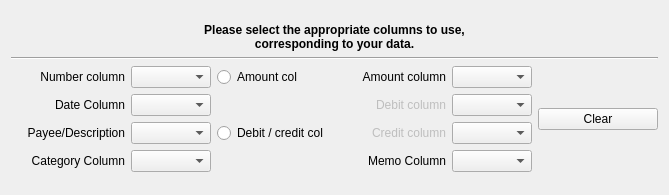
<?xml version="1.0" encoding="UTF-8"?>
<ui version="4.0">
 <class>BankingPage</class>
 <widget class="QWidget" name="BankingPage">
  <property name="geometry">
   <rect>
    <x>0</x>
    <y>0</y>
    <width>669</width>
    <height>195</height>
   </rect>
  </property>
  <property name="minimumSize">
   <size>
    <width>600</width>
    <height>190</height>
   </size>
  </property>
  <property name="maximumSize">
   <size>
    <width>16777215</width>
    <height>230</height>
   </size>
  </property>
  <property name="windowTitle">
   <string>Banking Wizard Page</string>
  </property>
  <layout class="QVBoxLayout" name="verticalLayout_2">
   <item>
    <layout class="QVBoxLayout" name="verticalLayout">
     <item>
      <widget class="QLabel" name="label">
       <property name="sizePolicy">
        <sizepolicy hsizetype="Preferred" vsizetype="Fixed">
         <horstretch>0</horstretch>
         <verstretch>0</verstretch>
        </sizepolicy>
       </property>
       <property name="text">
        <string>&lt;!DOCTYPE HTML PUBLIC &quot;-//W3C//DTD HTML 4.0//EN&quot; &quot;http://www.w3.org/TR/REC-html40/strict.dtd&quot;&gt;
&lt;html&gt;&lt;head&gt;&lt;meta name=&quot;qrichtext&quot; content=&quot;1&quot; /&gt;&lt;style type=&quot;text/css&quot;&gt;
p, li { white-space: pre-wrap; }
&lt;/style&gt;&lt;/head&gt;&lt;body style=&quot; font-family:'Sans'; font-size:9pt; font-weight:400; font-style:normal;&quot;&gt;
&lt;p align=&quot;center&quot; style=&quot; margin-top:0px; margin-bottom:0px; margin-left:0px; margin-right:0px; -qt-block-indent:0; text-indent:0px;&quot;&gt;&lt;span style=&quot; font-weight:600;&quot;&gt;Please select the appropriate columns to use,&lt;/span&gt;&lt;/p&gt;
&lt;p align=&quot;center&quot; style=&quot; margin-top:0px; margin-bottom:0px; margin-left:0px; margin-right:0px; -qt-block-indent:0; text-indent:0px;&quot;&gt;&lt;span style=&quot; font-weight:600;&quot;&gt;corresponding to your data.&lt;/span&gt;&lt;/p&gt;&lt;/body&gt;&lt;/html&gt;</string>
       </property>
      </widget>
     </item>
     <item>
      <widget class="Line" name="line_4">
       <property name="orientation">
        <enum>Qt::Horizontal</enum>
       </property>
      </widget>
     </item>
     <item>
      <layout class="QHBoxLayout" name="horizontalLayout">
       <item>
        <layout class="QGridLayout" name="gridLayout">
         <item row="0" column="0">
          <widget class="QLabel" name="labelBnk_number">
           <property name="minimumSize">
            <size>
             <width>0</width>
             <height>20</height>
            </size>
           </property>
           <property name="maximumSize">
            <size>
             <width>120</width>
             <height>25</height>
            </size>
           </property>
           <property name="font">
            <font>
             <underline>false</underline>
            </font>
           </property>
           <property name="accessibleName">
            <string comment="column containing number field"/>
           </property>
           <property name="text">
            <string comment="column containing number field">Number column</string>
           </property>
           <property name="alignment">
            <set>Qt::AlignRight|Qt::AlignTrailing|Qt::AlignVCenter</set>
           </property>
          </widget>
         </item>
         <item row="0" column="1">
          <widget class="KComboBox" name="comboBoxBnk_numberCol">
           <property name="minimumSize">
            <size>
             <width>50</width>
             <height>0</height>
            </size>
           </property>
           <property name="maximumSize">
            <size>
             <width>80</width>
             <height>16777215</height>
            </size>
           </property>
           <property name="toolTip">
            <string>Select column containing number field.</string>
           </property>
           <property name="editable">
            <bool>false</bool>
           </property>
           <property name="maxVisibleItems">
            <number>12</number>
           </property>
          </widget>
         </item>
         <item row="0" column="2">
          <widget class="QRadioButton" name="radioBnk_amount">
           <property name="minimumSize">
            <size>
             <width>0</width>
             <height>20</height>
            </size>
           </property>
           <property name="maximumSize">
            <size>
             <width>140</width>
             <height>25</height>
            </size>
           </property>
           <property name="font">
            <font>
             <underline>false</underline>
            </font>
           </property>
           <property name="toolTip">
            <string>Select 'Amount' if only one value column, otherwise select 'Debit/credit'.</string>
           </property>
           <property name="whatsThis">
            <string extracomment="Select 'Amount' if only one value column, otherwise select "/>
           </property>
           <property name="accessibleName">
            <string comment="presence of amount column"/>
           </property>
           <property name="text">
            <string comment="presence of amount column">Amount col</string>
           </property>
           <property name="checked">
            <bool>false</bool>
           </property>
          </widget>
         </item>
         <item row="0" column="3">
          <widget class="QLabel" name="labelBnk_amount">
           <property name="enabled">
            <bool>true</bool>
           </property>
           <property name="minimumSize">
            <size>
             <width>0</width>
             <height>20</height>
            </size>
           </property>
           <property name="maximumSize">
            <size>
             <width>110</width>
             <height>25</height>
            </size>
           </property>
           <property name="font">
            <font>
             <underline>false</underline>
            </font>
           </property>
           <property name="accessibleName">
            <string comment="presence of amount column"/>
           </property>
           <property name="text">
            <string comment="location of amount column">Amount column</string>
           </property>
           <property name="alignment">
            <set>Qt::AlignRight|Qt::AlignTrailing|Qt::AlignVCenter</set>
           </property>
          </widget>
         </item>
         <item row="0" column="4">
          <widget class="KComboBox" name="comboBoxBnk_amountCol">
           <property name="minimumSize">
            <size>
             <width>50</width>
             <height>0</height>
            </size>
           </property>
           <property name="maximumSize">
            <size>
             <width>80</width>
             <height>16777215</height>
            </size>
           </property>
           <property name="toolTip">
            <string>Select column containing amount field.</string>
           </property>
           <property name="maxVisibleItems">
            <number>12</number>
           </property>
          </widget>
         </item>
         <item row="1" column="0">
          <widget class="QLabel" name="labelBnk_date">
           <property name="minimumSize">
            <size>
             <width>0</width>
             <height>20</height>
            </size>
           </property>
           <property name="maximumSize">
            <size>
             <width>120</width>
             <height>25</height>
            </size>
           </property>
           <property name="font">
            <font>
             <underline>false</underline>
            </font>
           </property>
           <property name="accessibleName">
            <string comment="column containing date field"/>
           </property>
           <property name="text">
            <string>Date Column</string>
           </property>
           <property name="alignment">
            <set>Qt::AlignRight|Qt::AlignTrailing|Qt::AlignVCenter</set>
           </property>
          </widget>
         </item>
         <item row="1" column="1">
          <widget class="KComboBox" name="comboBoxBnk_dateCol">
           <property name="minimumSize">
            <size>
             <width>50</width>
             <height>0</height>
            </size>
           </property>
           <property name="maximumSize">
            <size>
             <width>80</width>
             <height>16777215</height>
            </size>
           </property>
           <property name="toolTip">
            <string>Select column containing date field.</string>
           </property>
           <property name="maxVisibleItems">
            <number>12</number>
           </property>
          </widget>
         </item>
         <item row="1" column="3">
          <widget class="QLabel" name="labelBnk_debits">
           <property name="enabled">
            <bool>false</bool>
           </property>
           <property name="minimumSize">
            <size>
             <width>0</width>
             <height>20</height>
            </size>
           </property>
           <property name="maximumSize">
            <size>
             <width>110</width>
             <height>25</height>
            </size>
           </property>
           <property name="font">
            <font>
             <underline>false</underline>
            </font>
           </property>
           <property name="accessibleName">
            <string comment="column containing debits field"/>
           </property>
           <property name="text">
            <string comment="location of debit column">Debit column</string>
           </property>
           <property name="alignment">
            <set>Qt::AlignRight|Qt::AlignTrailing|Qt::AlignVCenter</set>
           </property>
          </widget>
         </item>
         <item row="1" column="4">
          <widget class="KComboBox" name="comboBoxBnk_debitCol">
           <property name="minimumSize">
            <size>
             <width>50</width>
             <height>0</height>
            </size>
           </property>
           <property name="maximumSize">
            <size>
             <width>80</width>
             <height>16777215</height>
            </size>
           </property>
           <property name="toolTip">
            <string>Select column containing debit field.</string>
           </property>
           <property name="maxVisibleItems">
            <number>12</number>
           </property>
          </widget>
         </item>
         <item row="2" column="0">
          <widget class="QLabel" name="labelBnk_payee">
           <property name="minimumSize">
            <size>
             <width>0</width>
             <height>20</height>
            </size>
           </property>
           <property name="maximumSize">
            <size>
             <width>130</width>
             <height>25</height>
            </size>
           </property>
           <property name="font">
            <font>
             <underline>false</underline>
            </font>
           </property>
           <property name="accessibleName">
            <string comment="column containing payee or description field"/>
           </property>
           <property name="text">
            <string comment="column containing payee or description field">Payee/Description</string>
           </property>
           <property name="alignment">
            <set>Qt::AlignRight|Qt::AlignTrailing|Qt::AlignVCenter</set>
           </property>
          </widget>
         </item>
         <item row="2" column="1">
          <widget class="KComboBox" name="comboBoxBnk_payeeCol">
           <property name="minimumSize">
            <size>
             <width>50</width>
             <height>0</height>
            </size>
           </property>
           <property name="maximumSize">
            <size>
             <width>80</width>
             <height>16777215</height>
            </size>
           </property>
           <property name="toolTip">
            <string>Select column containing payee or description field.</string>
           </property>
           <property name="maxVisibleItems">
            <number>12</number>
           </property>
          </widget>
         </item>
         <item row="2" column="2">
          <widget class="QRadioButton" name="radioBnk_debCred">
           <property name="minimumSize">
            <size>
             <width>0</width>
             <height>20</height>
            </size>
           </property>
           <property name="maximumSize">
            <size>
             <width>140</width>
             <height>25</height>
            </size>
           </property>
           <property name="font">
            <font>
             <underline>false</underline>
            </font>
           </property>
           <property name="toolTip">
            <string>Select 'Debit/credit' if both columns exist, otherwise select 'Amount'.</string>
           </property>
           <property name="accessibleName">
            <string comment="presence of debit and credit column"/>
           </property>
           <property name="text">
            <string comment="presence of debit/credit columns">Debit / credit col</string>
           </property>
           <property name="checked">
            <bool>false</bool>
           </property>
          </widget>
         </item>
         <item row="2" column="3">
          <widget class="QLabel" name="labelBnk_credits">
           <property name="enabled">
            <bool>false</bool>
           </property>
           <property name="minimumSize">
            <size>
             <width>0</width>
             <height>20</height>
            </size>
           </property>
           <property name="maximumSize">
            <size>
             <width>110</width>
             <height>25</height>
            </size>
           </property>
           <property name="font">
            <font>
             <underline>false</underline>
            </font>
           </property>
           <property name="accessibleName">
            <string comment="column containing credits field"/>
           </property>
           <property name="text">
            <string comment="location of credit column">Credit column</string>
           </property>
           <property name="alignment">
            <set>Qt::AlignRight|Qt::AlignTrailing|Qt::AlignVCenter</set>
           </property>
          </widget>
         </item>
         <item row="2" column="4">
          <widget class="KComboBox" name="comboBoxBnk_creditCol">
           <property name="minimumSize">
            <size>
             <width>50</width>
             <height>0</height>
            </size>
           </property>
           <property name="maximumSize">
            <size>
             <width>80</width>
             <height>16777215</height>
            </size>
           </property>
           <property name="toolTip">
            <string>Select column containing credit field.</string>
           </property>
           <property name="maxVisibleItems">
            <number>12</number>
           </property>
          </widget>
         </item>
         <item row="3" column="0">
          <widget class="QLabel" name="labelBnk_category">
           <property name="minimumSize">
            <size>
             <width>0</width>
             <height>20</height>
            </size>
           </property>
           <property name="maximumSize">
            <size>
             <width>120</width>
             <height>25</height>
            </size>
           </property>
           <property name="font">
            <font>
             <underline>false</underline>
            </font>
           </property>
           <property name="accessibleName">
            <string comment="column containing number field"/>
           </property>
           <property name="text">
            <string comment="column containing number field">Category Column</string>
           </property>
           <property name="alignment">
            <set>Qt::AlignRight|Qt::AlignTrailing|Qt::AlignVCenter</set>
           </property>
          </widget>
         </item>
         <item row="3" column="1">
          <widget class="KComboBox" name="comboBoxBnk_categoryCol">
           <property name="sizePolicy">
            <sizepolicy hsizetype="Preferred" vsizetype="Fixed">
             <horstretch>0</horstretch>
             <verstretch>0</verstretch>
            </sizepolicy>
           </property>
           <property name="minimumSize">
            <size>
             <width>50</width>
             <height>0</height>
            </size>
           </property>
           <property name="maximumSize">
            <size>
             <width>80</width>
             <height>16777215</height>
            </size>
           </property>
           <property name="toolTip">
            <string>Select column containing category field.</string>
           </property>
           <property name="maxVisibleItems">
            <number>12</number>
           </property>
          </widget>
         </item>
         <item row="3" column="3">
          <widget class="QLabel" name="labelBnk_memo">
           <property name="minimumSize">
            <size>
             <width>0</width>
             <height>20</height>
            </size>
           </property>
           <property name="maximumSize">
            <size>
             <width>120</width>
             <height>25</height>
            </size>
           </property>
           <property name="font">
            <font>
             <underline>false</underline>
            </font>
           </property>
           <property name="accessibleName">
            <string comment="column containing date field"/>
           </property>
           <property name="text">
            <string>Memo Column</string>
           </property>
           <property name="alignment">
            <set>Qt::AlignRight|Qt::AlignTrailing|Qt::AlignVCenter</set>
           </property>
          </widget>
         </item>
         <item row="3" column="4">
          <widget class="KComboBox" name="comboBoxBnk_memoCol">
           <property name="sizePolicy">
            <sizepolicy hsizetype="Preferred" vsizetype="Fixed">
             <horstretch>0</horstretch>
             <verstretch>0</verstretch>
            </sizepolicy>
           </property>
           <property name="minimumSize">
            <size>
             <width>50</width>
             <height>0</height>
            </size>
           </property>
           <property name="maximumSize">
            <size>
             <width>80</width>
             <height>16777215</height>
            </size>
           </property>
           <property name="toolTip">
            <string>Select column containing memo field.</string>
           </property>
           <property name="maxVisibleItems">
            <number>12</number>
           </property>
          </widget>
         </item>
        </layout>
       </item>
       <item>
        <widget class="QPushButton" name="button_clear">
         <property name="maximumSize">
          <size>
           <width>120</width>
           <height>16777215</height>
          </size>
         </property>
         <property name="toolTip">
          <string>Clear selected column entries</string>
         </property>
         <property name="text">
          <string>Clear</string>
         </property>
        </widget>
       </item>
      </layout>
     </item>
    </layout>
   </item>
  </layout>
 </widget>
 <customwidgets>
  <customwidget>
   <class>KComboBox</class>
   <extends>QComboBox</extends>
   <header>kcombobox.h</header>
  </customwidget>
 </customwidgets>
 <resources/>
 <connections/>
</ui>
